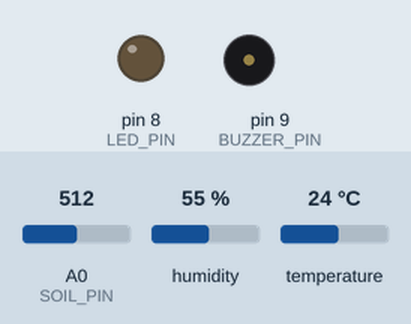
A sketch run on a simulated Arduino Uno, built with avr-gcc and run on an emulated ATmega328P. Shown: output pins drawn as LEDs (lit = HIGH), buzzer (waves = sounding). Inputs (shaded band) come from the test bench; at power-on: humidity 55 %, A0 (SOIL_PIN) = 512, temperature 24 °C. What the sketch prints to the serial monitor is not drawn.

Above: at 3.2 s.
3.3 s: humidity set to 31 %
6.1 s: humidity set to 28 %
At 7.1 s:
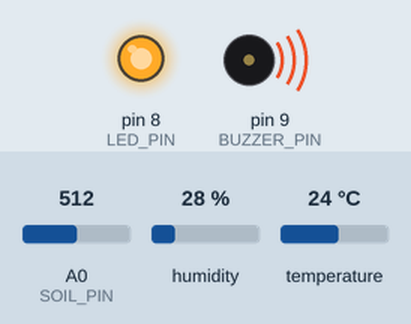
8.9 s: A0 (SOIL_PIN) set to 683
11.7 s: A0 (SOIL_PIN) set to 717
Timing chart, 0 to 14.7 s (numbered marks = the images above; inputs shaded):
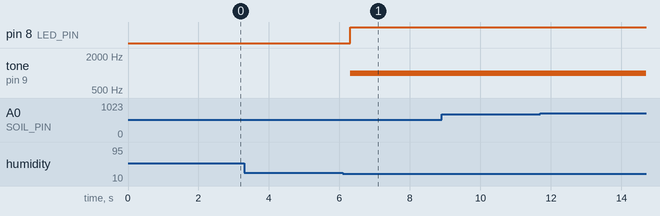

Measured:
- the behaviour switches between 30 and 29 % on humidity (found by bisection; images 0 and 1)
- after the input at 3.3 s, every drawn part: stays the same
- after the input at 6.1 s, pin 8 (LED_PIN): LOW → HIGH after 0.20 s; tone on pin 9 (BUZZER_PIN): silent → 1000 Hz after 0.20 s
- after the input at 8.9 s, every drawn part: stays the same
- after the input at 11.7 s, every drawn part: stays the same

The sketch:

arduino_sensor.ino
```cpp
// ============================================================
// FILE: iot/arduino_sensor.ino
// UPLOAD TO: Arduino Uno R3 via Arduino IDE
//
// SENSORS:
//   DHT11          → Temperature + Humidity       → Pin D2
//   Soil Sensor    → Soil moisture (analog)       → Pin A0
//   LED            → Alert indicator              → Pin D8
//   Buzzer         → Alert sound                  → Pin D9
//
// LIBRARIES TO INSTALL:
//   1. DHT sensor library (Adafruit)
// ============================================================

#include <DHT.h>

#define DHT_PIN     2
#define DHT_TYPE    DHT11
#define SOIL_PIN    A0
#define LED_PIN     8
#define BUZZER_PIN  9

DHT dht(DHT_PIN, DHT_TYPE);

// ── Thresholds ──────────────────────────────────────────────
const int SOIL_DRY_THRESHOLD = 700;
const int TEMP_HIGH          = 35;
const int HUM_LOW            = 30;

// ============================================================
void setup() {
  Serial.begin(9600);
  dht.begin();

  pinMode(LED_PIN, OUTPUT);
  pinMode(BUZZER_PIN, OUTPUT);

  digitalWrite(LED_PIN, LOW);
  noTone(BUZZER_PIN);

  delay(2000);
  Serial.println("{\"status\":\"SENSOR_READY\"}");
}

// ============================================================
void loop() {

  float temperature = dht.readTemperature();
  float humidity    = dht.readHumidity();
  int soilRaw       = analogRead(SOIL_PIN);

  if (isnan(temperature) || isnan(humidity)) {
    Serial.println("{\"error\":\"DHT11_READ_FAILED\"}");
    delay(2000);
    return;
  }

  // Soil interpretation
  float soilMoisture = constrain(map(soilRaw, 1023, 0, 0, 100), 0, 100);
  bool soilDry = (soilRaw > SOIL_DRY_THRESHOLD);

  // Alerts
  bool tempHigh = (temperature > TEMP_HIGH);
  bool humLow   = (humidity < HUM_LOW);

  // --- Actuators ---
  if (soilDry || tempHigh || humLow) {
    digitalWrite(LED_PIN, HIGH);
    tone(BUZZER_PIN, 1000);
  } else {
    digitalWrite(LED_PIN, LOW);
    noTone(BUZZER_PIN);
  }

  // --- JSON Output ---
  Serial.print("{");
  Serial.print("\"device_id\":\"cropguard_basic\",");
  Serial.print("\"time_ms\":");        Serial.print(millis()); Serial.print(",");
  Serial.print("\"temperature\":");    Serial.print(temperature, 1); Serial.print(",");
  Serial.print("\"humidity\":");       Serial.print(humidity, 1); Serial.print(",");
  Serial.print("\"soil_raw\":");       Serial.print(soilRaw); Serial.print(",");
  Serial.print("\"soil_moisture\":");  Serial.print(soilMoisture, 1); Serial.print(",");
  Serial.print("\"soil_dry\":");       Serial.print(soilDry ? "true" : "false"); Serial.print(",");
  Serial.print("\"temp_high\":");      Serial.print(tempHigh ? "true" : "false"); Serial.print(",");
  Serial.print("\"humidity_low\":");   Serial.print(humLow ? "true" : "false");
  Serial.println("}");

  delay(2000);
}
```
